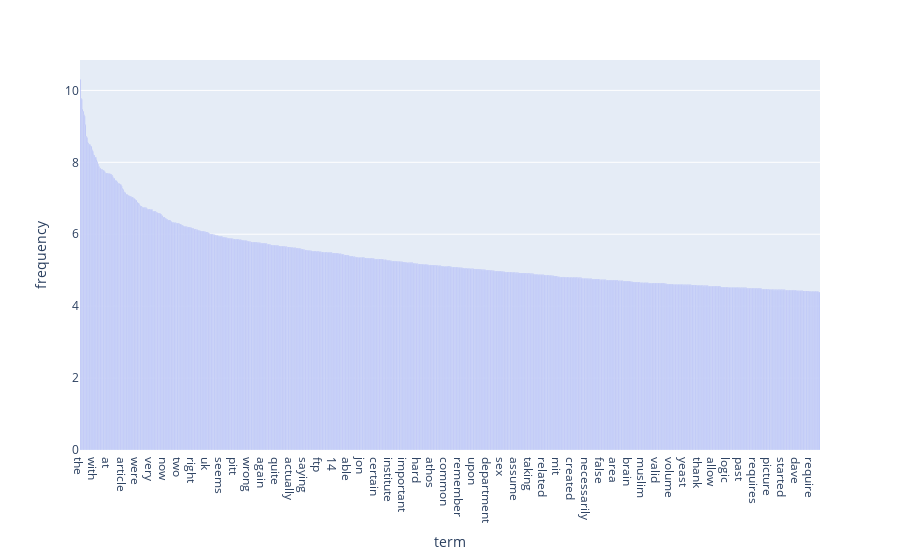

Notebook cell for this chart:
### Markdown cell above
### >>> **Exercise 15 (take home):** 
You can copy the code from the previous exercise and change the 'term_frequencies' variable for the 'term_frequencies_log', comment about the differences that you observe and talk about other possible insights that we can get from a log distribution.

### Code cell
# Answer here

# the curve is a lot less steep, no longer dominated by the big words like "the", which has 10k and make everything else invisible.

df = pd.DataFrame()
df['term'] = count_vect.get_feature_names_out()
df['frequency'] = term_frequencies_log
df.sort_values(by='frequency', inplace=True, ascending=False)

fig = px.bar(df[:1000], x='term', y='frequency')
fig.show()

### Figure 1 — Plotly figure (JSON) as saved in the notebook; plotly's stock layout.template omitted (floating-point values rounded to 4 significant figures; data arrays with more than 128 entries replaced by an {"elided": "..."} marker saying what was removed)
{"data": [{"alignmentgroup": "True", "hovertemplate": "term=%{x}<br>frequency=%{y}<extra></extra>", "legendgroup": "", "marker": {"color": "#636efa", "pattern": {"shape": ""}}, "name": "", "offsetgroup": "", "orientation": "v", "showlegend": false, "textposition": "auto", "type": "bar", "x": {"elided": "1000 str values"}, "xaxis": "x", "y": {"elided": "1000 float values"}, "yaxis": "y"}], "layout": {"autosize": true, "barmode": "relative", "legend": {"tracegroupgap": 0}, "margin": {"t": 60}, "xaxis": {"anchor": "y", "autorange": true, "domain": [0, 1], "range": [-0.5, 999.5], "title": {"text": "term"}, "type": "category"}, "yaxis": {"anchor": "x", "autorange": true, "domain": [0, 1], "range": [0, 10.85], "title": {"text": "frequency"}, "type": "linear"}}}
